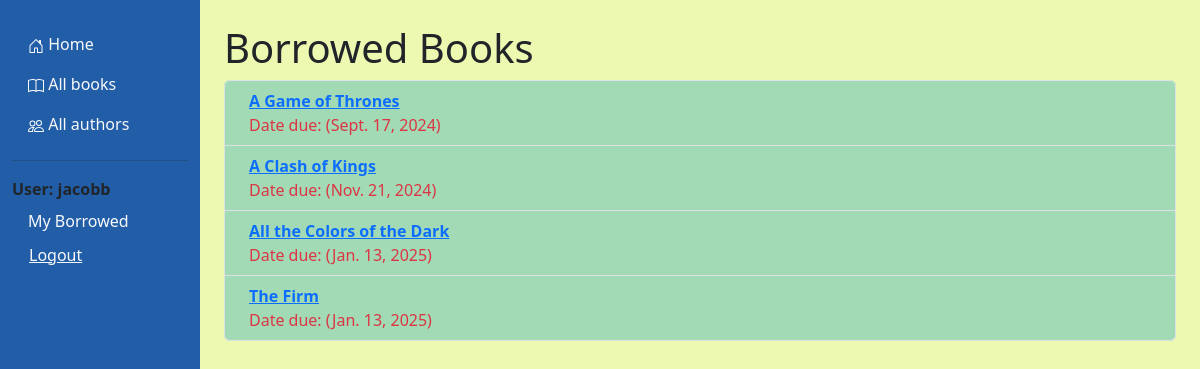
/catalog/mybooks/ (signed in), run on the app's committed database.
### catalog/models.py (models this page shows, shortened)
class BookInstance(models.Model):
    id = models.UUIDField(primary_key=True, default=uuid.uuid4, help_text="Unique ID for this particular book across the whole library")
    book = models.ForeignKey('Book', on_delete=models.RESTRICT, null=True)
    imprint = models.CharField(max_length=200)
    due_back = models.DateField(null=True, blank=True)
    borrower = models.ForeignKey(settings.AUTH_USER_MODEL, on_delete=models.SET_NULL, null=True, blank=True)
    LOAN_STATUS = (
        ('m', 'Maintenance'),
        ('o', 'On loan'),
        ('a', 'Available'),
        ('r', 'Reserved'),
    )
    status = models.CharField(
        max_length=1,
        choices=LOAN_STATUS,
        blank=True,
        default='m',
        help_text='Book_availability',
    )
    class Meta:
        ordering = ['due_back']
        permissions = (("can_mark_returned", "Set book as returned"),)
    def is_overdue(self):
        return bool(self.due_back and date.today() > self.due_back)

class Book(models.Model):
    title = models.CharField(max_length=200)
    author = models.ForeignKey('Author', on_delete=models.RESTRICT, null=True)
    summary = models.TextField(
        max_length=1000, help_text="Enter a brief description of the book")
    isbn = models.CharField('ISBN', max_length=13,
                            unique=True,
                            help_text='13 Character <a href="https://www.isbn-international.org/content/what-isbn'
                                      '">ISBN number</a>')
    genre = models.ManyToManyField(Genre, help_text="Select a genre for this book")
    language = models.ForeignKey('Language', on_delete=models.SET_NULL, null=True)
    image = models.ImageField(upload_to='images/', null=True, blank=True)
    class Meta:
        ordering = ['title']
    def display_genre(self):
        """Create a string for the Genre.  This is required to display genre in Admin."""
        return ', '.join(genre.name for genre in self.genre.all()[:3])
    display_genre.short_description = 'Genre'

### catalog/views.py (the view)
# urls.py: path('mybooks/', views.LoanedBooksByUserListView.as_view(), name='my-borrowed'),
class LoanedBooksByUserListView(LoginRequiredMixin, generic.ListView):
    model = BookInstance
    template_name = 'catalog/bookinstance_list_borrowed_user.html'
    paginate_by = 10
    def get_queryset(self):
        return (
            BookInstance.objects.filter(borrower=self.request.user)
            .filter(status__exact='o')
            .order_by('due_back')
        )

### catalog/templates/catalog/bookinstance_list_borrowed_user.html
{% extends "base_generic.html" %}
{% block content %}
    <h1>Borrowed Books</h1>
    {% if bookinstance_list %}
    <ul class="list-group" style="background-color: #a1dab4;">
      {% for bookinst in bookinstance_list %}
      <li class="list-group-item d-flex bg-transparent {% if bookinst.is_overdue %}text-danger{% endif %}">
        <div class="ms-2 me-auto">
          <div class="fw-bold">
            <a href="{% url 'book-detail' bookinst.book.pk %}">{{ bookinst.book.title }}</a>
          </div>
          Date due: ({{ bookinst.due_back }})
        </div>
      </li>
      {% endfor %}
    </ul>
    {% else %}
      <p>There are no books borrowed.</p>
    {% endif %}
{% endblock %}

### catalog/templates/base_generic.html (shortened to what this page needs)
{% load static %}
<!DOCTYPE html>
<html lang="en">
  <head>
    <link href="https://cdn.jsdelivr.net/npm/bootstrap@5.3.3/dist/css/bootstrap.min.css"
      rel="stylesheet"
>
    <link rel="stylesheet" href="{% static 'css/styles.css' %}" />
  </head>
  <body>
    <div class="container-fluid vh-100" style="height: 100%;">
      <div class="row" style="height: 100%;">
        <div class="col-sm-2 py-4" style="background-color: #225ea8;">
          {% block sidebar %}
            <ul class="nav nav-pills flex-column mb-auto">
              <li class="nav-item">
                <a href="{% url 'index' %}" class="nav-link link-light">
                  Home
                </a>
              </li>
              <li class="nav-item">
                <a href="{% url 'books' %}" class="nav-link link-light">
                  All books
                </a>
              </li>
              <li class="nav-item">
                <a href="{% url 'authors' %}" class="nav-link link-light">
                  All authors
                </a>
              </li>
            </ul>
            <hr>
            <ul class="nav nav-pills flex-column mb-auto">
              {% if user.is_authenticated %}
                <li class="nav-item"><strong>
                  User: {{ user.get_username }}
                </strong>
                </li>
                <li class="nav-item">
                  <a href="{% url 'my-borrowed' %}" class="nav-link link-light">
                    My Borrowed
                  </a>
                </li>
                <li class="nav-item">
                  <form id="logout-form" method="post" action="{% url 'logout' %}" class="nav-link link-light">
                    <button type="submit" class="btn btn-link link-light">Logout</button>
                  </form>
                </li>
              {% else %}
                <li class="nav-item">
                  <a href="{% url 'login' %}" class="nav-link link-light">
                    Login
                  </a>
                </li>
              {% endif %}
            </ul>
          {% endblock %}
        </div>
        <div class="col-sm-10 p-4" style="background-color: #edf8b1;">{% block content %}{% endblock %}
          <br>
        </div>
      </div>
    </div>
  </body>
</html>

### catalog/static/css/styles.css (style rules this page uses)
#logout-form { display: inline; }
#logout-form button { padding: 0; margin: 0; }
html,body { height: 100%; }

### data on the page
BookInstance: book "A Game of Thrones", due_back "Sept. 17, 2024"
BookInstance: book "A Clash of Kings", due_back "Nov. 21, 2024"
BookInstance: book "All the Colors of the Dark", due_back "Jan. 13, 2025"
BookInstance: book "The Firm", due_back "Jan. 13, 2025"

### other printed values
{{ user.get_username }} "jacobb"
